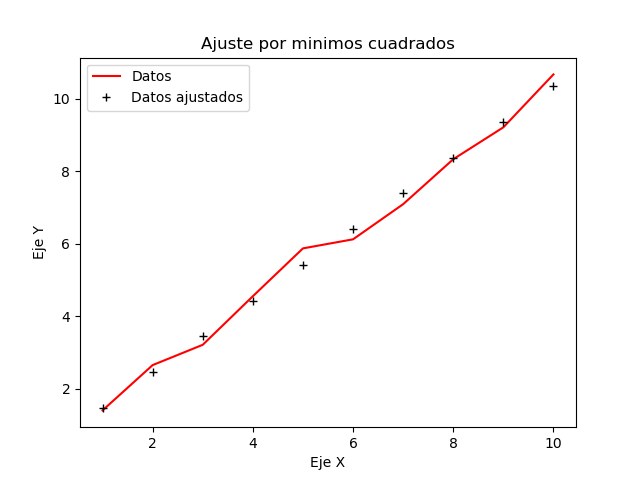

Write the Python code that produced this figure.
#ajuste por minimos cuadrados

import numpy as np
import matplotlib.pyplot as plt

Y=[1.4,2.65,3.21,4.55,5.87,6.12,7.09,8.33,9.21,10.67]
L=len(Y)

X=np.zeros((L))

sx=0
sx2=0
sy=0
sxy=0

for i in range(L):
    X[i]=i+1
    sx=sx+X[i]
    sx2=sx2+X[i]**2
    sy=sy+Y[i]
    sxy=sxy+X[i]*Y[i]

a=(L*sxy-sx*sy)/(L*sx2-sx**2)
b=(sy-a*sx)/L

Ya=np.zeros((L))
for i in range(L):
    Ya[i]=a*X[i]+b

plt.figure(1)
plt.title('Ajuste por minimos cuadrados')
plt.xlabel('Eje X')
plt.ylabel('Eje Y')
plt.plot(X,Y,'r')
plt.plot(X,Ya,'k+')
plt.legend(['Datos','Datos ajustados'])
plt.savefig('D:/minimos_cuadrados.png')

